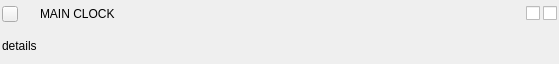
<?xml version="1.0" encoding="UTF-8"?>
<ui version="4.0">
 <class>ChannelDiplay</class>
 <widget class="QWidget" name="ChannelDiplay">
  <property name="geometry">
   <rect>
    <x>0</x>
    <y>0</y>
    <width>559</width>
    <height>64</height>
   </rect>
  </property>
  <property name="minimumSize">
   <size>
    <width>40</width>
    <height>30</height>
   </size>
  </property>
  <property name="windowTitle">
   <string>Form</string>
  </property>
  <layout class="QVBoxLayout" name="verticalLayout">
   <property name="spacing">
    <number>3</number>
   </property>
   <property name="leftMargin">
    <number>2</number>
   </property>
   <property name="topMargin">
    <number>2</number>
   </property>
   <property name="rightMargin">
    <number>2</number>
   </property>
   <property name="bottomMargin">
    <number>2</number>
   </property>
   <item>
    <layout class="QHBoxLayout" name="horizontalLayout" stretch="0,0,1,0,0,0">
     <item>
      <widget class="QPushButton" name="color_btn">
       <property name="sizePolicy">
        <sizepolicy hsizetype="Fixed" vsizetype="Fixed">
         <horstretch>0</horstretch>
         <verstretch>0</verstretch>
        </sizepolicy>
       </property>
       <property name="minimumSize">
        <size>
         <width>16</width>
         <height>16</height>
        </size>
       </property>
       <property name="maximumSize">
        <size>
         <width>16</width>
         <height>16</height>
        </size>
       </property>
       <property name="autoFillBackground">
        <bool>false</bool>
       </property>
       <property name="text">
        <string/>
       </property>
       <property name="flat">
        <bool>false</bool>
       </property>
      </widget>
     </item>
     <item>
      <widget class="QLabel" name="range_indicator">
       <property name="minimumSize">
        <size>
         <width>16</width>
         <height>16</height>
        </size>
       </property>
       <property name="maximumSize">
        <size>
         <width>16</width>
         <height>16</height>
        </size>
       </property>
       <property name="text">
        <string/>
       </property>
       <property name="pixmap">
        <pixmap resource="resource.qrc">:/paint.png</pixmap>
       </property>
       <property name="scaledContents">
        <bool>true</bool>
       </property>
      </widget>
     </item>
     <item>
      <widget class="QLabel" name="name">
       <property name="sizePolicy">
        <sizepolicy hsizetype="Minimum" vsizetype="Preferred">
         <horstretch>0</horstretch>
         <verstretch>0</verstretch>
        </sizepolicy>
       </property>
       <property name="minimumSize">
        <size>
         <width>0</width>
         <height>24</height>
        </size>
       </property>
       <property name="mouseTracking">
        <bool>false</bool>
       </property>
       <property name="text">
        <string>MAIN CLOCK</string>
       </property>
       <property name="textFormat">
        <enum>Qt::PlainText</enum>
       </property>
       <property name="textInteractionFlags">
        <set>Qt::LinksAccessibleByMouse</set>
       </property>
      </widget>
     </item>
     <item>
      <widget class="QLabel" name="value">
       <property name="minimumSize">
        <size>
         <width>75</width>
         <height>0</height>
        </size>
       </property>
       <property name="text">
        <string/>
       </property>
       <property name="textFormat">
        <enum>Qt::PlainText</enum>
       </property>
       <property name="alignment">
        <set>Qt::AlignRight|Qt::AlignTrailing|Qt::AlignVCenter</set>
       </property>
      </widget>
     </item>
     <item>
      <widget class="QCheckBox" name="ylink">
       <property name="toolTip">
        <string>enable common Y axis</string>
       </property>
       <property name="text">
        <string/>
       </property>
      </widget>
     </item>
     <item>
      <widget class="QCheckBox" name="individual_axis">
       <property name="text">
        <string/>
       </property>
      </widget>
     </item>
    </layout>
   </item>
   <item>
    <widget class="QLabel" name="details">
     <property name="text">
      <string>details</string>
     </property>
    </widget>
   </item>
  </layout>
 </widget>
 <resources>
  <include location="resource.qrc"/>
 </resources>
 <connections/>
</ui>
